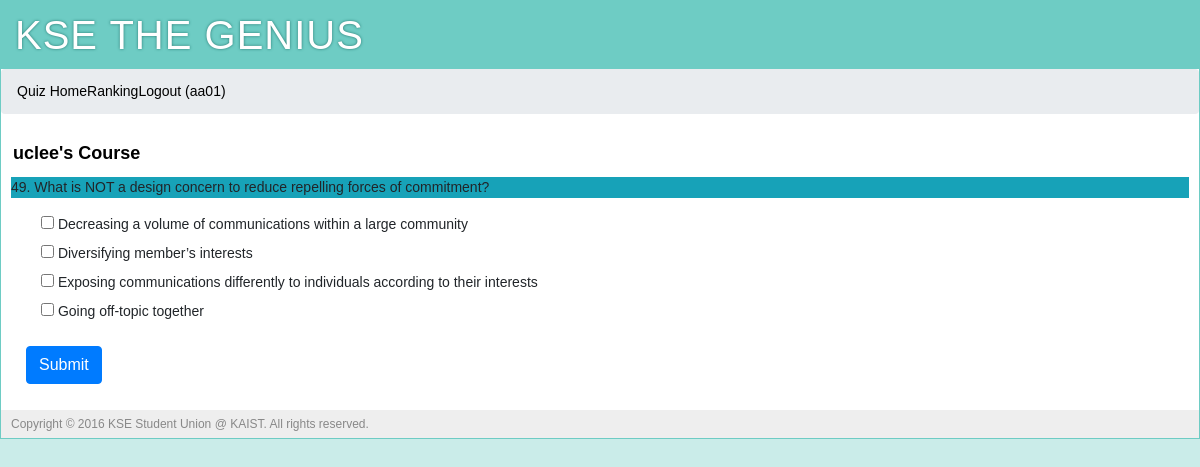
The app's page /quiz?prof=uclee (signed in) with its own data.
### tables this page shows
CREATE TABLE "user" (
	`user_id`	integer PRIMARY KEY AUTOINCREMENT,
	`username`	string NOT NULL,
	`name`	string NOT NULL,
	`pw_hash`	string NOT NULL,
	`class`	INTEGER,
	`munyi_point`	integer DEFAULT 0,
	`munyi_last_quiz`	integer DEFAULT 0,
	`wcyoon_point`	integer DEFAULT 0,
	`wcyoon_last_quiz`	integer DEFAULT 0,
	`uclee_point`	integer DEFAULT 0,
	`uclee_last_quiz`	integer DEFAULT 0,
	`jaegil_point`	integer DEFAULT 0,
	`jaegil_last_quiz`	integer DEFAULT 0,
	`aviv_point`	integer DEFAULT 0,
	`aviv_last_quiz`	integer DEFAULT 0,
	`kse_point`	INTEGER DEFAULT 0,
	`kse_last_quiz`	INTEGER DEFAULT 0,
	`total_point`	integer DEFAULT 0
);

CREATE TABLE "quiz" (
	`id`	INTEGER NOT NULL PRIMARY KEY AUTOINCREMENT,
	`professor_id`	TEXT NOT NULL,
	`quiz_id`	INTEGER NOT NULL,
	`question`	TEXT NOT NULL,
	`answer1`	INTEGER NOT NULL,
	`answer2`	INTEGER NOT NULL,
	`answer3`	INTEGER NOT NULL,
	`answer4`	INTEGER NOT NULL,
	`correct_answer`	TEXT NOT NULL,
	`quiz_value`	INTEGER NOT NULL
);

### main.py (the view)
@app.route('/quiz')
def quiz():
    prof = request.args.get('prof')
    error = request.args.get('error')
    user_info = query_db('''SELECT * FROM user WHERE
            user.user_id = ?''',
            [session['user_id']],
            one=True)
    numOfQuiz = query_db('''SELECT count(*) FROM quiz WHERE
            professor_id = ? ''',
            [prof],
            one=True)
    quiz = query_db('''SELECT * FROM quiz WHERE
            professor_id = ? AND quiz_id = ?''',
            [prof, user_info[prof + "_last_quiz"]+1],
            one=True)
    return render_template('quiz.html', prof=prof, quiz=quiz, error=error)

### main.py (called while the page is built)
def connect_db():
    return sqlite3.connect(app.config['DATABASE'])

def query_db(query, args=(), one=False):
    cur = g.db.execute(query, args)
    rv = [dict((cur.description[idx][0], value)
               for idx, value in enumerate(row)) for row in cur.fetchall()]
    return (rv[0] if rv else None) if one else rv

@app.before_request
def before_request():
    g.db = connect_db()
    g.user = None
    if 'user_id' in session:
        g.user = query_db('select * from user where user_id = ?',
                          [session['user_id']], one=True)

@app.teardown_request
def teardown_request(exception):
    if hasattr(g, 'db'):
        g.db.close()

### templates/quiz.html (shortened to what this page needs)
{% extends "layout.html" %}
{% block body %}
	<div class="page-title">
		<span>{{ prof }}'s Course</span>
	</div>
	{% if quiz %}
	<div class="bg-info">
		<blockquote>
			<p>{{ quiz.quiz_id }}. {{ quiz.question | safe }}</p>
		</blockquote>
	</div>
	<form action="{{ url_for('quiz_processing') }}" class="form-horizontal" method="post" enctype="multipart/form-data">
		<div class="form-group">
			<div class="col-sm-offset-0 col-sm-12">
				<div class="checkbox" class="form-control">
					<label class="col-sm-12">
						<input type="checkbox" name="answers" value="1"> {{ quiz.answer1 | safe}}
					</label>
				</div>
			</div>
			<div class="col-sm-offset-0 col-sm-12">
				<div class="checkbox" class="form-control">
					<label class="col-sm-12">
						<input type="checkbox" name="answers" value="2"> {{ quiz.answer2 | safe}}
					</label>
				</div>
			</div>
			<div class="col-sm-offset-0 col-sm-12">
				<div class="checkbox" class="form-control">
					<label class="col-sm-12">
						<input type="checkbox" name="answers" value="3"> {{ quiz.answer3 | safe}}
					</label>
				</div>
			</div>
			<div class="col-sm-offset-0 col-sm-12">
				<div class="checkbox" class="form-control">
					<label class="col-sm-12">
						<input type="checkbox" name="answers" value="4"> {{ quiz.answer4 | safe}}
					</label>
				</div>
			</div>
		</div>
	    <div class="form-group">
    		<div class="col-sm-offset-0 col-sm-8">
      		<button type="submit" class="btn btn-primary">Submit</button>
    		</div>
  		</div>
  	</form>
  	{% endif %}
{% endblock %}

### templates/layout.html (shortened to what this page needs)
<!doctype html>
<html>
<head>
	<link rel="stylesheet" type="text/css" href="{{ url_for('static', filename='css/bootstrap.min.css') }}">
	<link rel="stylesheet" type="text/css" href="{{ url_for('static', filename='css/style.css') }}">
</head>
<div class="page">
	<h1>KSE THE GENIUS</h1>
	<ol class="breadcrumb">
		{% if g.user %}
		<li class="active"><a href="{{ url_for('course') }}">Quiz Home</a></li>
		<li class="active"><a href="{{ url_for('ranking') }}">Ranking</a></li>
		<li><a href="{{ url_for('logout') }}">Logout ({{ g.user.username }})</a></li>
		{% else %}
		<li class="active"><a href="{{ url_for('register') }}">Sign Up</a></li>
		<li><a href="{{ url_for('login') }}">Sign In</a></li>
		{% endif %}
	</ol>
	<div class="body">{% block body %}{% endblock %}</div>
	<div class="footer">Copyright © 2016 KSE Student Union @ KAIST. All rights reserved.</div>
</div>
</html>

### static/css/style.css (style rules this page uses)
a { color: black; }
a, a:focus, a:hover, a:active { outline: 0; text-decoration: none; }
div.page { background: white; border: 1px solid #6ECCC4; margin: auto; overflow-y: hidden; }
div.page h1 { background: #6ECCC4; margin: 0; padding: 10px 14px; color: white; letter-spacing: 1px; text-shadow: 0 0 3px #24776F; font-weight: normal; }
div.page div.body { padding: 10px; }
div.page div.footer { background: #eee; color: #888; padding: 5px 10px; font-size: 12px; }
div.page-title { font-size: 18px; color: black; font-weight: bold; margin: 0px 0px 10px 2px; }

### records on screen
user: user.username "aa01"
quiz: professor "uclee", quiz_id "49", question "What is NOT a design concern to reduce repelling forces of commitment?", answer1 "Decreasing a volume of communications within a large community", answer2 "Diversifying member’s interests", answer3 "Exposing communications differently to individuals according to their interests", answer4 "Going off-topic together"
